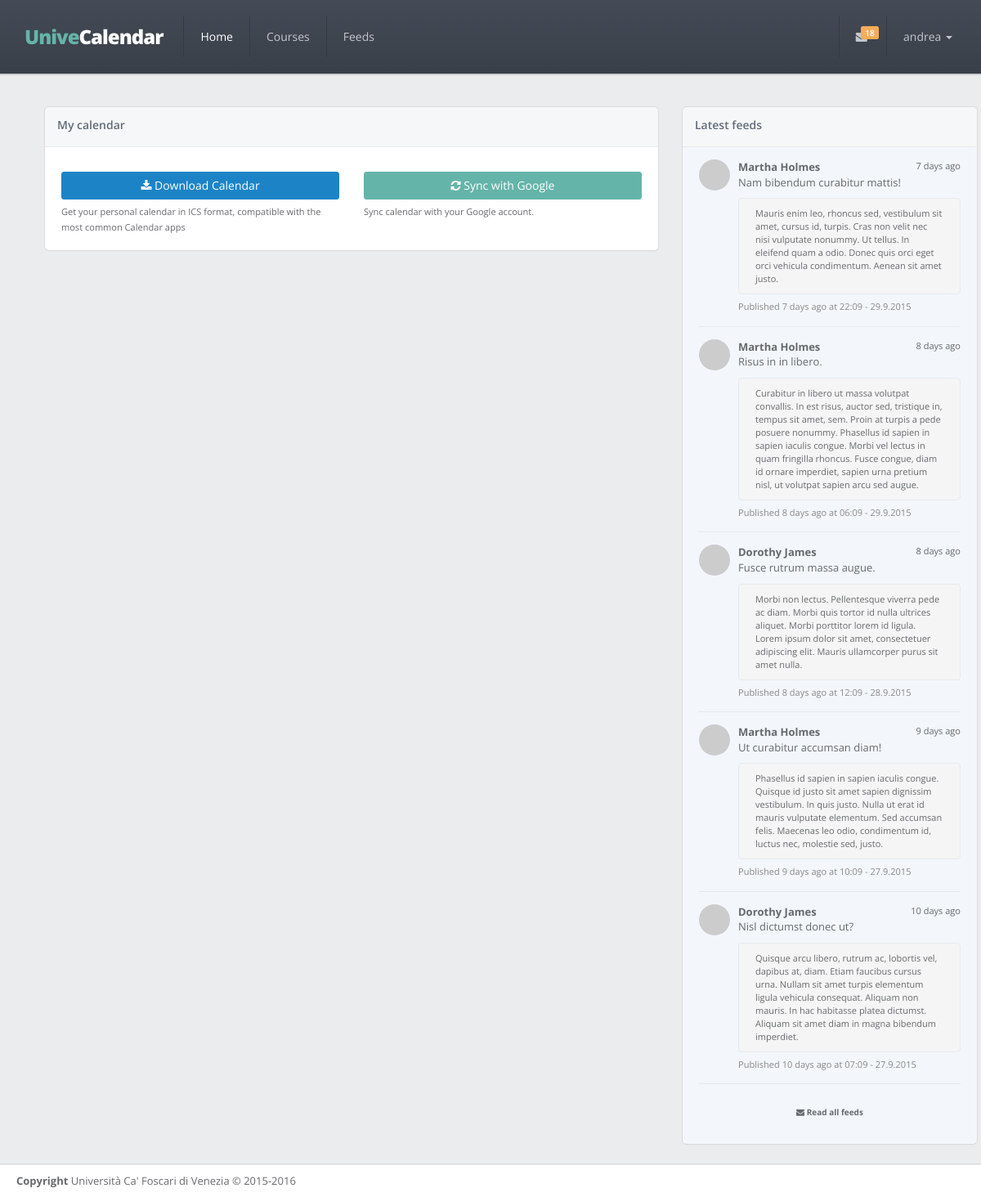
The page / (signed in) on the database its author committed.
### app/models.py (models this page shows, shortened)
class User(UserMixin, db.Model):
    __tablename__ = 'users'
    id = db.Column(db.Integer, primary_key=True)
    email = db.Column(db.String(64), unique=True)
    username = db.Column(db.String(64), unique=True)
    phone_number = db.Column(db.String(32))
    notify_me = db.Column(db.Boolean, default=False)
    password_hash = db.Column(db.String(128))
    confirmed = db.Column(db.Boolean, default=False)
    member_since = db.Column(db.DateTime(), default=datetime.utcnow)
    last_seen = db.Column(db.DateTime(), default=datetime.utcnow)
    avatar_hash = db.Column(db.String(32))
    courses = db.relationship('Course',
                              backref='user_id',
                              secondary=follows,
                              lazy='dynamic')
    feeds = db.relationship('Feed',
                            backref='user_id',
                            secondary=reads,
                            lazy='dynamic')
    @property
    def password(self):
        raise AttributeError('Not readable')
    def ping(self):
        self.last_seen = datetime.utcnow()
        db.session.add(self)

class Feed(db.Model):
    __tablename__ = 'feeds'
    id = db.Column(db.Integer, primary_key=True)
    title = db.Column(db.String(64))
    body = db.Column(db.Text)
    timestamp = db.Column(db.DateTime, index=True, default=datetime.utcnow)
    professor_id = db.Column(db.Integer, db.ForeignKey('professors.id'))
    lesson_id = db.Column(db.Integer, db.ForeignKey('lessons.id'))
    users = db.relationship('User',
                            secondary=reads,
                            backref=db.backref('feed_id', lazy='dynamic'),
                            lazy='dynamic')
    @property
    def author(self):
        if self.professor:
            return self.professor.first_name + ' ' + self.professor.last_name
        return 'System Alert'
    @property
    def gravatar(self):
        if self.professor:
            return self.professor.gravatar()
        return ROBOT_AVATAR

class Professor(db.Model):
    __tablename__ = 'professors'
    id = db.Column(db.Integer, primary_key=True)
    first_name = db.Column(db.String(64))
    last_name = db.Column(db.String(64))
    email = db.Column(db.String(64), unique=True)
    avatar_hash = db.Column(db.String(32))
    courses = db.relationship('Course',
                              backref='professor',
                              lazy='dynamic')
    feeds = db.relationship('Feed',
                            backref='professor',
                            lazy='dynamic')
    def gravatar(self, size=100, default='identicon', rating='g'):
        if request.is_secure:
            url = 'https://secure.gravatar.com/avatar'
        else:
            url = 'http://www.gravatar.com/avatar'
        hash = self.avatar_hash or hashlib.md5(
            self.email.encode('utf-8')).hexdigest()
        return '{url}/{hash}?s={size}&d={default}&r={rating}'.format(
            url=url, hash=hash, size=size, default=default, rating=rating)

### app/main/views.py (the view)
@main.route('/', methods=['GET', 'POST'])
def index():
    if current_user.is_authenticated:
        return render_template('index.html', feeds=get_latest_feeds(5))
    return redirect(url_for('auth.login'))

### app/auth/views.py (called while the page is built)
@auth.before_app_request
def before_request():
    if current_user.is_authenticated:
        current_user.ping()
        if not current_user.confirmed \
                and request.endpoint[:5] != 'auth.' \
                and request.endpoint != 'static':
            return redirect(url_for('auth.unconfirmed'))

### app/main/views.py (called while the page is built)
@babel.localeselector
def get_locale():
    return request.accept_languages.best_match(
        current_app.config['LANGUAGES'].keys())

@main.after_app_request
def after_request(response):
    for query in get_debug_queries():
        if query.duration >= current_app.config['SLOW_DB_QUERY_TIME']:
            current_app.logger.warning(
                'Slow query: %s\nParameters: %s\nDuration: %fs\nContext: %s\n'
                % (query.statement, query.parameters, query.duration,
                   query.context))
    return response

@main.before_request
@login_required
def before_request():
    g.unread = count_unread_feeds()
    g.latest = get_latest_feeds(3)
    g.locale = get_locale()

def user_feeds_query():
    if not current_user.courses.count():
        return
    professor_ids = set([c.professor_id for c in current_user.courses])
    lesson_ids = [l.id for c in current_user.courses for l in c.lessons]
    return Feed.query.filter(or_(Feed.professor_id.in_(professor_ids),
                                 Feed.lesson_id.in_(lesson_ids)))

def get_latest_feeds(n=5):
    query = user_feeds_query()
    if query is not None:
        return query.order_by(Feed.timestamp.desc()).limit(n).all()

def count_unread_feeds():
    query = user_feeds_query()
    if query is not None:
        return query.filter(~Feed.users.contains(current_user)).count()

### app/models.py (called while the page is built)
@login_manager.user_loader
def load_user(user_id):
    return User.query.get(int(user_id))

### app/templates/index.html (shortened to what this page needs)
{% extends 'base.html' %}
{% set active_page='home' %}
{% block styles %}
    {{ super() }}
    <link href="{{ url_for('static',filename='css/plugins/fullcalendar/fullcalendar.css') }}" rel="stylesheet">
    <link href="{{ url_for('static',filename='css/plugins/fullcalendar/fullcalendar.print.css') }}" rel='stylesheet' media='print'>
{% endblock %}
{% block content %}
    <div class="row">
        <div class="col-lg-8">
            <div class="ibox float-e-margins">
                <div class="ibox-title">
                    <h5>{{ gettext('My calendar') }}</h5>
                </div>
                <div class="ibox-content">
                    <div class="row">
                        <div class="col-xs-6">
                            <a href="{{ url_for('main.download_calendar') }}" class="btn btn-success btn-block m-t"><i class="fa fa-download"></i> {{ gettext('Download Calendar') }}</a>
                            <small>{{ gettext('Get your personal calendar in ICS format, compatible with the most common Calendar apps') }}</small>
                        </div>
                        <div class="col-xs-6">
                            <a href="#" class="btn btn-primary btn-block m-t"><i class="fa fa-refresh"></i> {{ gettext('Sync with Google') }}</a>
                            <small>{{ gettext('Sync calendar with your Google account. ') }}</small>
                        </div>
                    </div>
                </div>
            </div>
            <div class="row">
                <div class="col-lg-12">
                </div>
            </div>
        </div>
        <div class="col-lg-4">
            <div class="ibox">
                <div class="ibox-title">
                    <h5>{{ gettext('Latest feeds') }}</h5>
                </div>
                <div class="ibox-content" style="background-color: #f3f6fb">
                    <div class="feed-activity-list">
                        {{ macros.feeds_widget(feeds, moment) }}
                    </div>
                </div>
            </div>
        </div>
    </div>
{% endblock %}

### app/templates/base.html (shortened to what this page needs)
{% import "_macros.html" as macros %}
<!DOCTYPE html>
<html>
<head>
    {% block styles %}
        <link href="{{ url_for('static', filename='css/bootstrap.min.css') }}" rel="stylesheet">
        <link href="{{ url_for('static', filename='font-awesome/css/font-awesome.css') }}" rel="stylesheet">
        <link href="{{ url_for('static', filename='css/animate.css') }}" rel="stylesheet">
        <link href="{{ url_for('static', filename='css/style.css') }}" rel="stylesheet">
    {% endblock %}
</head>
{% block body %}
    <body class="top-navigation">
    <div id="wrapper">
        <div id="page-wrapper" class="gray-bg">
            <div class="row border-bottom fancy-bg">
                <nav class="navbar navbar-static-top" role="navigation">
                    <div class="navbar-header">
                        <a href="{{ url_for('main.index') }}" class="navbar-brand" style="font-size: 24px">
                            <span class="text-navy">Unive</span>Calendar
                        </a>
                    </div>
                    <div class="navbar-collapse collapse" id="navbar">
                        {% set navigation_bar = [
                            (url_for('main.index'), 'home', 'Home'),
                            (url_for('main.courses'), 'courses', gettext('Courses')),
                            (url_for('main.feeds'), 'feeds', gettext('Feeds'))
                        ] -%}
                        <ul class="nav navbar-nav">
                            {% for href, id, caption in navigation_bar %}
                                <li{% if id == active_page %} class="active"{% endif %}>
                                    <a aria-expanded="false" role="button" href="{{ href|e }}">{{ caption|e }}
                                    </a>
                                </li>
                            {% endfor %}
                        </ul>
                        <ul class="nav navbar-top-links navbar-right">
                            <li class="dropdown">
                                <a class="dropdown-toggle count-info" data-toggle="dropdown" href="#">
                                    {% if g.unread %}
                                        <span class="label label-warning">{{ g.unread }}</span>
                                    {% endif %}
                                </a>
                            </li>
                            <li class="dropdown">
                                <a aria-expanded="false" role="button" href="#" class="dropdown-toggle" data-toggle="dropdown">{{ current_user.username }} <span class="caret"></span></a>
                            </li>
                        </ul>
                    </div>
                </nav>
            </div>
            <div class="wrapper wrapper-content">
                <div class="container">
                    {% block content %}
                    {% endblock %}
                </div>
            </div>
            <div class="footer">
                <div>
                    <strong>Copyright</strong> Università Ca' Foscari di Venezia &copy; 2015-2016
                </div>
            </div>
        </div>
    </div>
    </body>
{% endblock %}
</html>

### app/templates/_macros.html (shortened to what this page needs)
{% macro feeds_widget(feeds, moment) %}
    {% if not feeds %}
        <p class="text-center">{{ gettext('No feed found') }}</p>
    {% else %}
        {% for feed in feeds %}
            <div class="feed-element">
                <a href="#" class="pull-left">
                    <img alt="image" class="img-circle" src="{{ feed.gravatar }}">
                </a>
                <div class="media-body ">
                    <small class="pull-right">{{ moment(feed.timestamp).fromNow() }}</small>
                    <strong>{{ feed.author }}</strong><br> {{ feed.title }}<br>
                    <div class="well">
                        {{ feed.body }}
                    </div>
                    <small class="text-muted">{{ gettext('Published %(fromnow)s at %(date)s', fromnow=moment(feed.timestamp).fromNow(), date=moment(feed.timestamp).format('HH:MM - D.M.YYYY')) }}</small>
                </div>
            </div>
        {% endfor %}
        <div class="text-center link-block m-t">
            <a href="{{ url_for('main.feeds') }}">
                <i class="fa fa-envelope"></i> <strong>{{ gettext('Read all feeds') }}</strong>
            </a>
        </div>
    {% endif %}
{% endmacro %}

### rows shown on the page
User: username "andrea"
Feed: timestamp "7 days ago", author "Martha Holmes", title "Nam bibendum curabitur mattis!", body "Mauris enim leo, rhoncus sed, vestibulum sit amet, cursus id, turpis. Cras non velit nec nisi vulputate nonummy. Ut tellus. In eleifend quam a odio. Donec quis orci eget orci vehicula condimentum. Aenean sit amet justo.", timestamp "Published 7 days ago at 22:09 - 29.9.2015"
Feed: timestamp "8 days ago", author "Martha Holmes", title "Risus in in libero.", body "Curabitur in libero ut massa volutpat convallis. In est risus, auctor sed, tristique in, tempus sit amet, sem. Proin at turpis a pede posuere nonummy. Phasellus id sapien in sapien iaculis congue. Morbi vel lectus in quam fringilla rhoncus. Fusce congue, diam id ornare imperdiet, sapien urna pretium nisl, ut volutpat sapien arcu sed augue.", timestamp "Published 8 days ago at 06:09 - 29.9.2015"
Feed: timestamp "8 days ago", author "Dorothy James", title "Fusce rutrum massa augue.", body "Morbi non lectus. Pellentesque viverra pede ac diam. Morbi quis tortor id nulla ultrices aliquet. Morbi porttitor lorem id ligula. Lorem ipsum dolor sit amet, consectetuer adipiscing elit. Mauris ullamcorper purus sit amet nulla.", timestamp "Published 8 days ago at 12:09 - 28.9.2015"
Feed: timestamp "9 days ago", author "Martha Holmes", title "Ut curabitur accumsan diam!", body "Phasellus id sapien in sapien iaculis congue. Quisque id justo sit amet sapien dignissim vestibulum. In quis justo. Nulla ut erat id mauris vulputate elementum. Sed accumsan felis. Maecenas leo odio, condimentum id, luctus nec, molestie sed, justo.", timestamp "Published 9 days ago at 10:09 - 27.9.2015"
Feed: timestamp "10 days ago", author "Dorothy James", title "Nisl dictumst donec ut?", body "Quisque arcu libero, rutrum ac, lobortis vel, dapibus at, diam. Etiam faucibus cursus urna. Nullam sit amet turpis elementum ligula vehicula consequat. Aliquam non mauris. In hac habitasse platea dictumst. Aliquam sit amet diam in magna bibendum imperdiet.", timestamp "Published 10 days ago at 07:09 - 27.9.2015"

### other values the page prints
{{ caption|e }} "Home" "Courses" "Feeds"
{{ g.unread }} "18"
{{ gettext('My calendar') }} "My calendar"
{{ gettext('Download Calendar') }} "Download Calendar"
{{ gettext('Sync with Google') }} "Sync with Google"
{{ gettext('Sync calendar with your Google account. ') }} "Sync calendar with your Google account."
{{ gettext('Latest feeds') }} "Latest feeds"
{{ gettext('Read all feeds') }} "Read all feeds"
